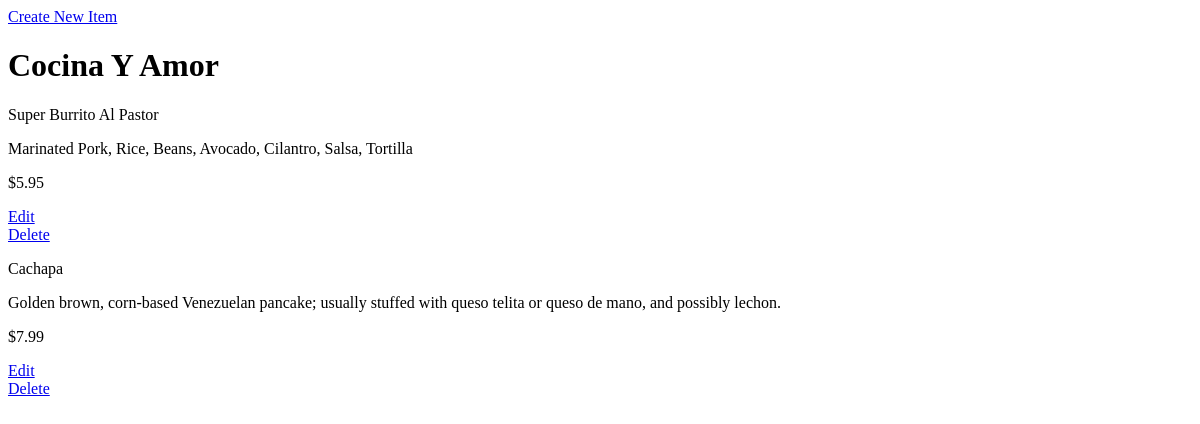
The page /restaurants/9/ on the database as committed earlier.
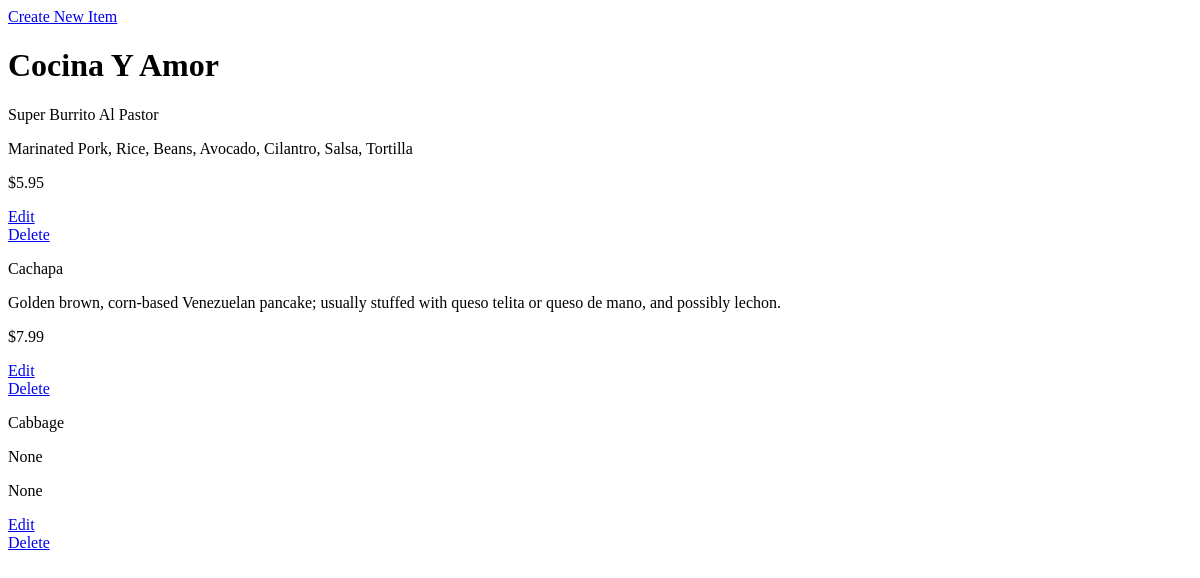
The same page on the database as committed later.
### database_setup.py (models this page shows)
class Restaurant(Base):
    __tablename__ = 'restaurant'
    name = Column(String(80), nullable = False)
    id = Column(Integer, primary_key = True)

class MenuItem(Base):
    __tablename__ = 'menu_item'
    name = Column(String(80), nullable = False)
    id = Column(Integer, primary_key = True)
    course = Column(String(250))
    description = Column(String(250))
    price = Column(String(8))
    restaurant_id = Column(Integer, ForeignKey('restaurant.id'))
    restaurant = relationship(Restaurant)

### project.py (the view)
@app.route('/')
@app.route('/restaurants/<int:restaurant_id>/')
def restaurantMenu(restaurant_id):
    restaurant = session.query(Restaurant).filter_by(id=restaurant_id).one()
    items = session.query(MenuItem).filter_by(restaurant_id=restaurant.id)
    return render_template('menu.html', restaurant=restaurant, items=items)

### templates/menu.html (shortened to what this page needs)
<html>
<body>
  <a href = '{{url_for('newMenuItem', restaurant_id = restaurant.id) }}'>
  Create New Item</a>
<h1>{{restaurant.name}}</h1>
{% for i in items %}
<div>
<p>{{i.name}}</p>
<p>{{i.description}}</p>
<p> {{i.price}} </p>
<a href='{{url_for('editMenuItem', restaurant_id = restaurant.id, menu_id = i.id) }}'>Edit</a>
<a href = '{{url_for('deleteMenuItem', restaurant_id = restaurant.id, menu_id = i.id ) }}'>Delete</a>
</div>
{% endfor %}
</body>
</html>

Rows that differ between the two databases and show on the page:
added MenuItem: name "Cabbage", description "None", price "None"
